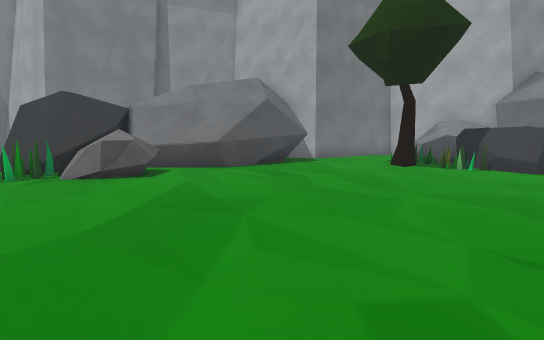
[1] (above)

20 first-person views from a walk through a scene from a Unity 3-D project. The camera is 1.5 m above the floor, tilts 8° down and sees 80° across. The floor is counted in squares, 1 m on a side. Each view is taken from the middle of a square. On the plan, view 1 faces up. The plan holds only what a view shows up to about 15 squares ahead; the rest is blank. The place goes on beyond the plan. The player is left out. Some animated figures are not drawn.

[2]
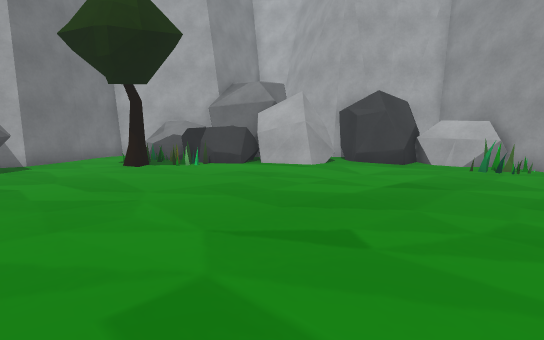

[3]
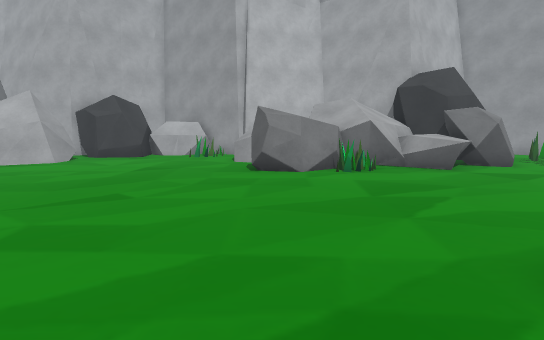

[4]
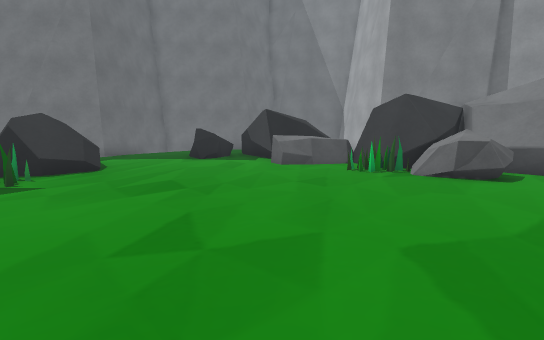

[5]
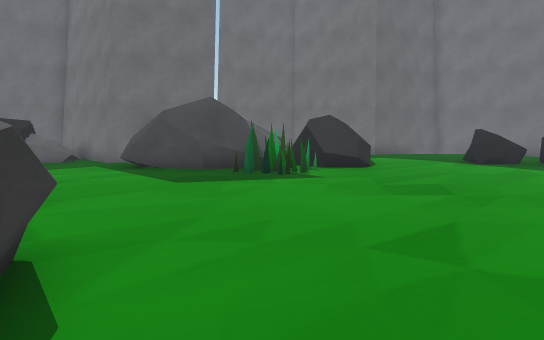

[6]
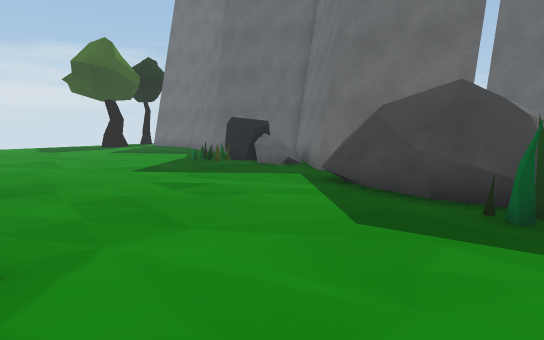

[7]
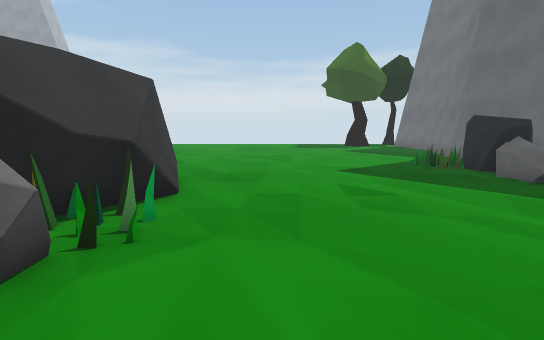

[8]
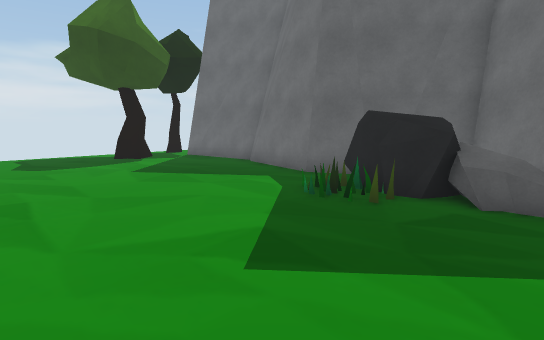

[9]
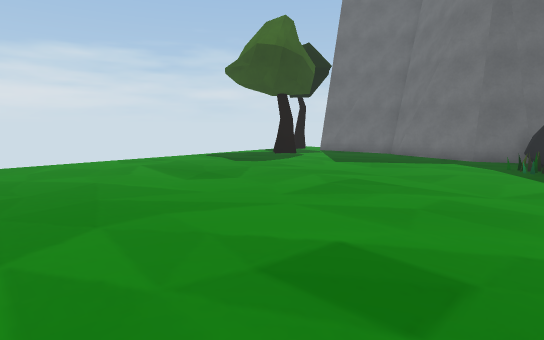

[10]
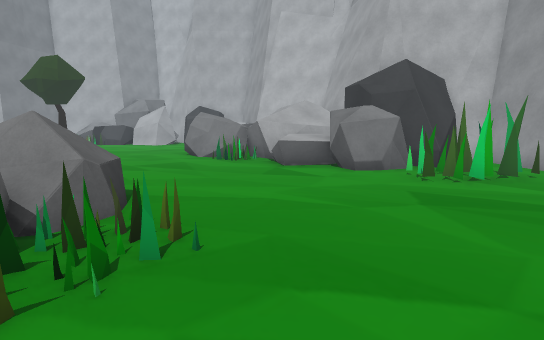

[11]
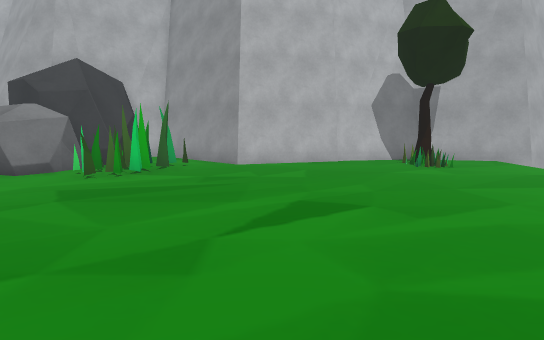

[12]
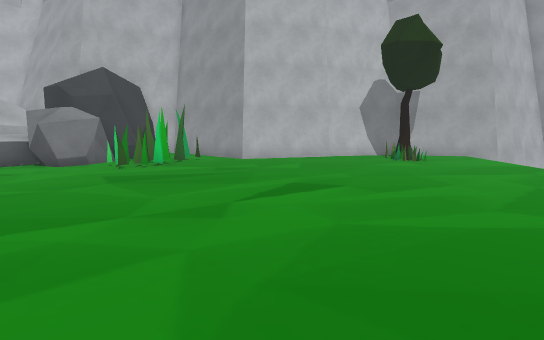

[13]
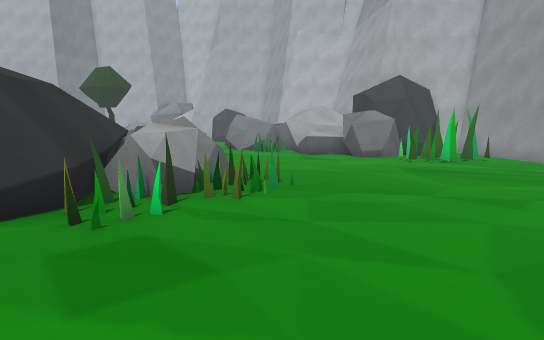

[14]
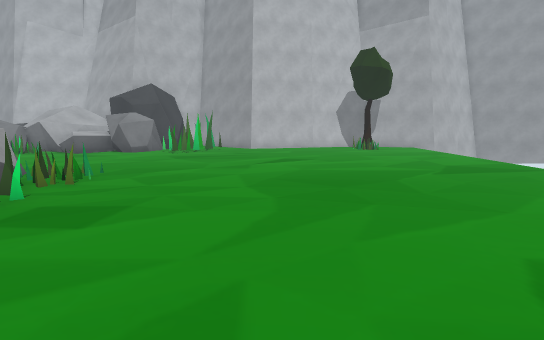

[15]
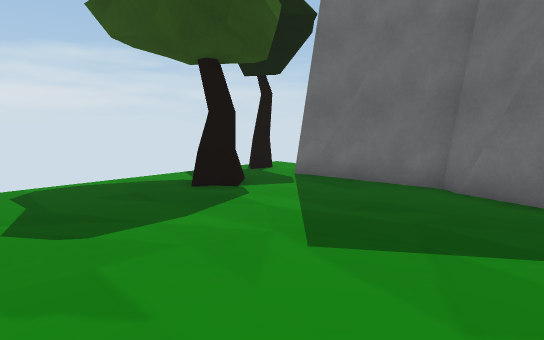

[16]
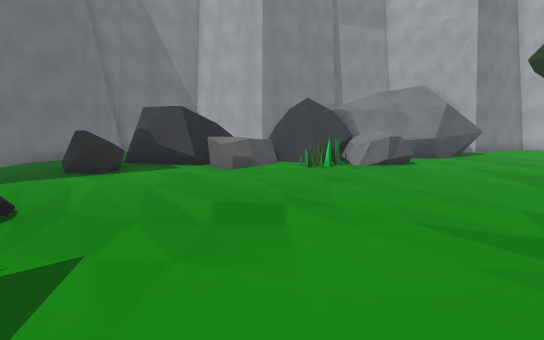

[17]
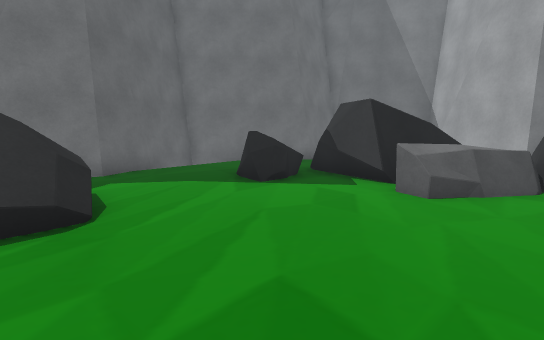

[18]
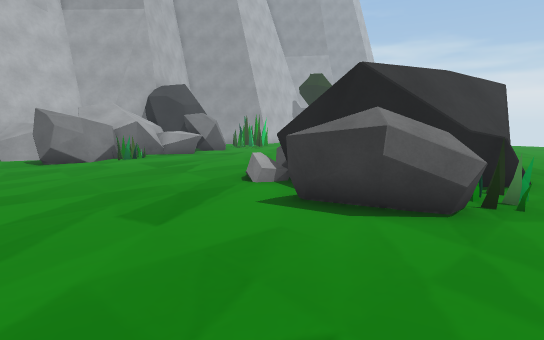

[19]
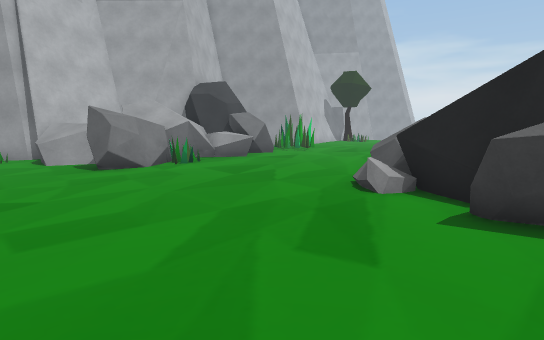

[20]
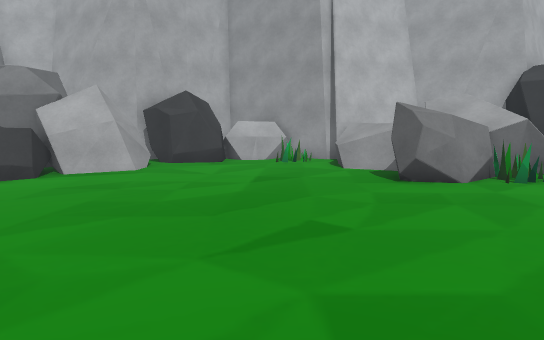

### Floor plan
Key: @ floor where view 1 was taken; # wall or solid block; . floor; = window, fence, low wall or low ledge; ^ raised ledge; T tree; O other object.
Columns run from 19 left of view 1 to 16 right of it. Each row starts with its distance up from view 1.
 16       ##              ###
 15        ###          ###.. OO
 14          ##  ##     #....OOO##
 13   #         OO##  ###....OOOOOO
 12  ##         OO#^^###....T.O  OOO
 11 ##..       OOO O^^........OOO  O
 10 #...OO   OOOOOOO...........OOOO
  9 #..  OOOOO...OOO............OOO #
  8 #..OOO..O....................OOOO
  7 #...OO.........................OO
  6 #..............................OOO##
  5 #..............................OOO #
  4 #...............................OOO
  3 #  O.O..........................OO#
  2 #     ..........................O##
  1 #     ..........................##
  0     OO.............@.......O.OOO##
 -1    OOO....................OO OOOO#
 -2     OOO....................O     #
 -3     OOO.......OOO..........OO^
 -4      OO......OOO###O........#
 -5      OO........####O........##
 -6     #OO.......## ##OO......OO##
 -7     #........##  #OOO.....OOOO##
 -8     #........=#### OO......OOO#
 -9   ## .........###OOOO......OOO#
-10   #=O.........###OO.........OO#
-11  # OO.........=..OO...........####
-12  #OOOO...........................#
-13  # OOO......................OO...#
-14   #O............................##
-15   ##...........................##
-16   ##..........................=#
-17   ##...........................#
-18   #............................#
-19  ##............................##
-20   #.............................#
-21   #.............................##
-22   #............................T#
-23   #..T.........................O#
-24   ..TTT.........................#
-25  .T= T............ .............#
-26  .T. ..... .......   ..... .....#
-27                                ##

Where each view was taken, in squares from view 1:
view 1: 0 up, 0 right, facing up
view 2: 0 up, 0 right, facing up-right
view 3: 1 down, 3 left, facing right
view 4: 1 down, 2 left, facing up-left
view 5: 1 down, 2 left, facing left
view 6: 1 down, 6 left, facing down-left
view 7: 1 down, 8 left, facing down
view 8: 9 down, 8 left, facing down-left
view 9: 12 down, 1 left, facing down-left
view 10: 15 down, 1 left, facing up-right
view 11: 17 down, 1 left, facing right
view 12: 17 down, 3 left, facing right
view 13: 17 down, 5 left, facing up-right
view 14: 17 down, 9 left, facing right
view 15: 17 down, 9 left, facing down-left
view 16: 3 down, 9 left, facing up
view 17: 1 up, 8 left, facing up-left
view 18: 2 up, 7 left, facing down-right
view 19: 3 up, 4 left, facing down-right
view 20: 3 up, 1 left, facing right
